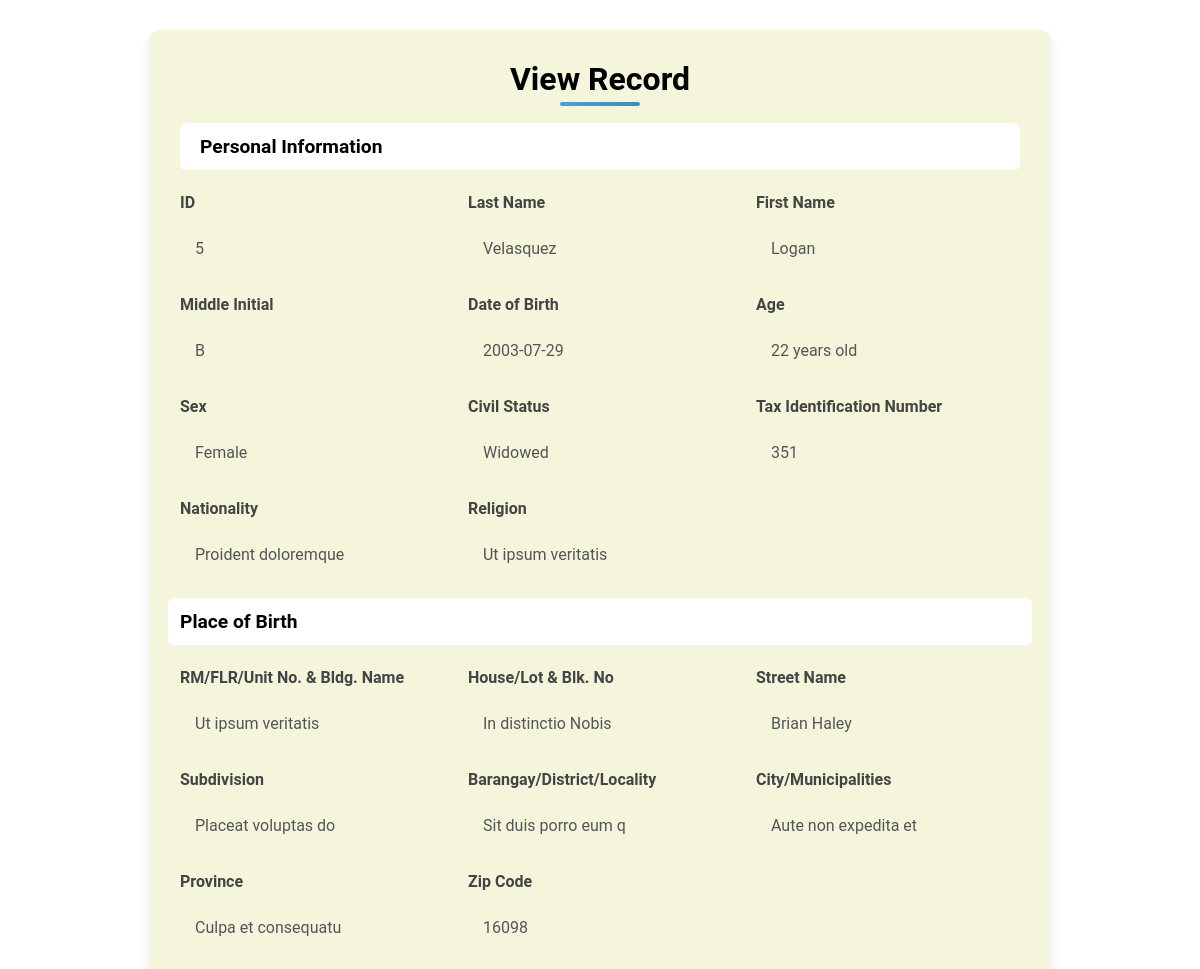
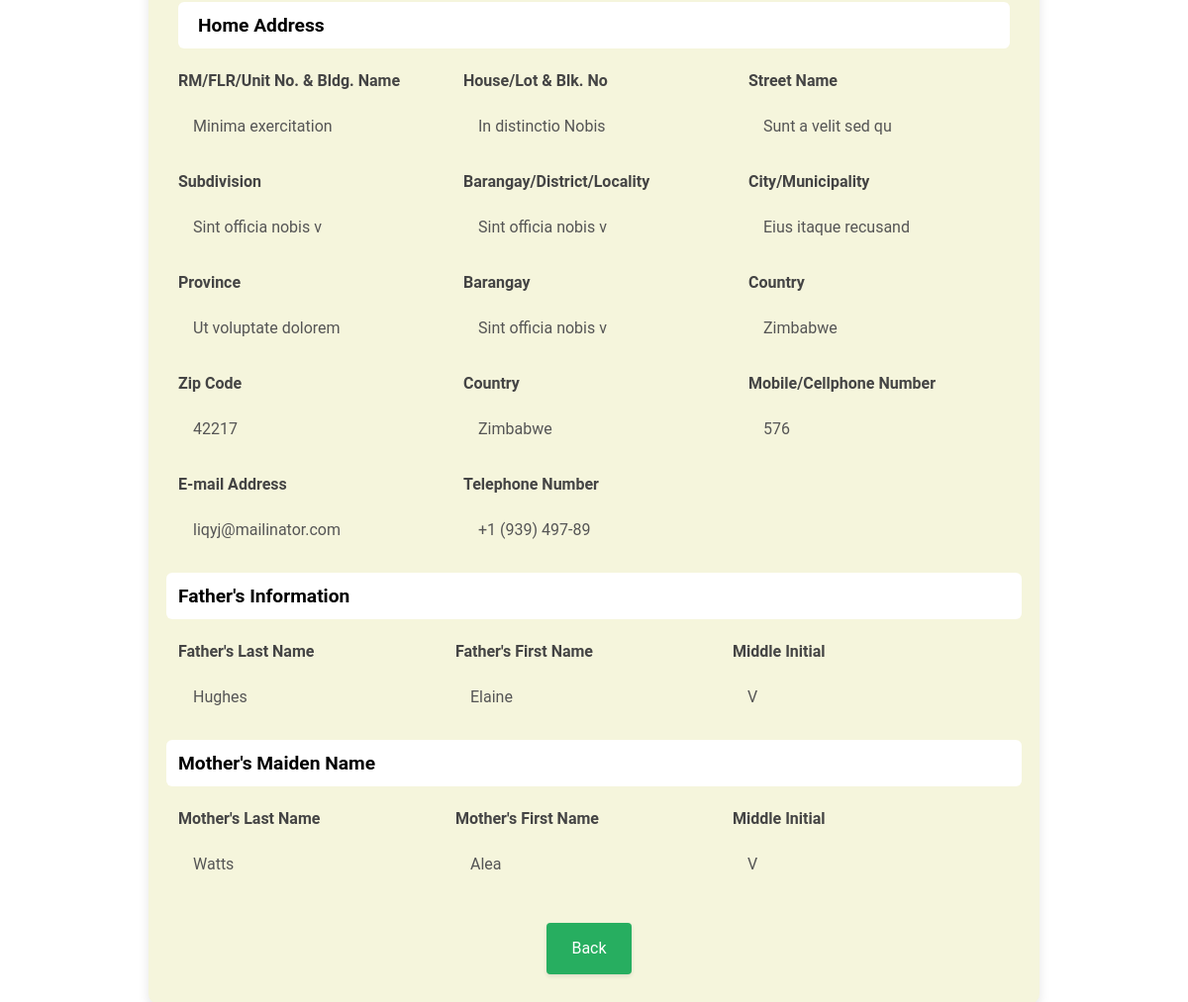
/viewing.php?id=5, run on the app's committed database (2 pictures, top to bottom).
### tables this page shows
CREATE TABLE `tbl_personal` (
  `id` int(11) NOT NULL,
  `last_name` varchar(50) NOT NULL,
  `first_name` varchar(50) NOT NULL,
  `middle_initial` char(1) DEFAULT NULL,
  `date_of_birth` date NOT NULL,
  `sex` varchar(10) NOT NULL,
  `civil_status` varchar(20) NOT NULL,
  `civil_other` varchar(50) DEFAULT NULL,
  `tax_identification_number` varchar(50) DEFAULT NULL,
  `nationality` varchar(50) DEFAULT NULL,
  `religion` varchar(50) DEFAULT NULL,
  `Bldg_Name` varchar(100) DEFAULT NULL,
  `House_Lot_Bl_No` varchar(100) DEFAULT NULL,
  `Street_name` varchar(100) DEFAULT NULL,
  `subdivision` varchar(100) DEFAULT NULL,
  `barangay` varchar(100) DEFAULT NULL,
  `city` varchar(100) DEFAULT NULL,
  `province` varchar(100) DEFAULT NULL,
  `zip` varchar(10) DEFAULT NULL,
  `RM_FLR_Unit_No` varchar(100) DEFAULT NULL,
  `house_no` varchar(100) DEFAULT NULL,
  `house_street` varchar(100) DEFAULT NULL,
  `house_subdivision` varchar(100) DEFAULT NULL,
  `house_barangay` varchar(100) DEFAULT NULL,
  `house_city` varchar(100) DEFAULT NULL,
  `house_province` varchar(100) DEFAULT NULL,
  `country` varchar(100) DEFAULT NULL,
  `house_zip_code` varchar(10) DEFAULT NULL,
  `mobile_number` varchar(15) DEFAULT NULL,
  `email` varchar(100) DEFAULT NULL,
  `telephone_number` varchar(15) DEFAULT NULL,
  `Father_last_name` varchar(50) DEFAULT NULL,
  `Father_first_name` varchar(50) DEFAULT NULL,
  `Father_middle_initial` char(1) DEFAULT NULL,
  `Mother_last_name` varchar(50) DEFAULT NULL,
  `Mother_first_name` varchar(50) DEFAULT NULL,
  `Mother_middle_initial` char(1) DEFAULT NULL
);

### viewing.php (the view, shortened to what this page needs)
<?php
    include "db.php";
    $id = intval($_GET['id']);
    $sql = "SELECT * FROM tbl_personal WHERE id = $id";
    $result = $conn->query($sql);
    $row = $result->fetch_assoc();
?>
<!DOCTYPE html>
<html lang="en">
<head>
    <link rel="stylesheet" href="https://cdn.jsdelivr.net/npm/bootstrap@5.3.3/dist/css/bootstrap.min.css">
</head>
<body>
    <div class="container">
    <h1 style="color: black; text-align: center;">View Record</h1>
        <h3>Personal Information</h3>
        <div class="row">
            <div class="col-md-4 form-group">
                <span class="form-label">ID</span>
                <span class="form-value"><?= $row['id']; ?></span>
            </div>
            <div class="col-md-4 form-group">
                <span class="form-label">Last Name</span>
                <span class="form-value"><?= $row['last_name']; ?></span>
            </div>
            <div class="col-md-4 form-group">
                <span class="form-label">First Name</span>
                <span class="form-value"><?= $row['first_name']; ?></span>
            </div>
            <div class="col-md-4 form-group">
                <span class="form-label">Middle Initial</span>
                <span class="form-value"><?= $row['middle_initial']; ?></span>
            </div>
                    <div class="col-md-4 form-group">
            <span class="form-label">Date of Birth</span>
            <span class="form-value"><?= $row['date_of_birth']; ?></span>
        </div>
        <div class="col-md-4 form-group">
            <span class="form-label">Age</span>
            <span class="form-value">
                <?php
                    $dob = new DateTime($row['date_of_birth']);
                    $today = new DateTime();
                    $age = $today->diff($dob)->y;
                    echo $age . " years old";
                ?>
            </span>
        </div>
            <div class="col-md-4 form-group">
                <span class="form-label">Sex</span>
                <span class="form-value"><?= $row['sex']; ?></span>
            </div>
            <div class="col-md-4 form-group">
                <span class="form-label">Civil Status</span>
                <span class="form-value"><?= $row['civil_status']; ?></span>
            </div>
            <div class="col-md-4 form-group">
                <span class="form-label">Tax Identification Number</span>
                <span class="form-value"><?= $row['tax_identification_number']; ?></span>
            </div>
            <div class="col-md-4 form-group">
                <span class="form-label">Nationality</span>
                <span class="form-value"><?= $row['nationality']; ?></span>
            </div>
            <div class="col-md-4 form-group">
                <span class="form-label">Religion</span>
                <span class="form-value"><?= $row['religion']; ?></span>
            </div>
            <h3>Place of Birth</h3>
            <div class="col-md-4 form-group">
                <span class="form-label">RM/FLR/Unit No. & Bldg. Name</span>
                <span class="form-value"><?= $row['Bldg_Name']; ?></span>
            </div>
            <div class="col-md-4 form-group">
                <span class="form-label">House/Lot & Blk. No</span>
                <span class="form-value"><?= $row['House_Lot_Bl_No']; ?></span>
            </div>
            <div class="col-md-4 form-group">
                <span class="form-label">Street Name</span>
                <span class="form-value"><?= $row['Street_name']; ?></span>
            </div>
            <div class="col-md-4 form-group">
                <span class="form-label">Subdivision</span>
                <span class="form-value"><?= $row['subdivision']; ?></span>
            </div>
            <div class="col-md-4 form-group">
                <span class="form-label">Barangay/District/Locality</span>
                <span class="form-value"><?= $row['city']; ?></span>
            </div>
            <div class="col-md-4 form-group">
                <span class="form-label">City/Municipalities</span>
                <span class="form-value"><?= $row['barangay']; ?></span>
            </div>
            <div class="col-md-4 form-group">
                <span class="form-label">Province</span>
                <span class="form-value"><?= $row['province']; ?></span>
            </div>
            <div class="col-md-4 form-group">
                <span class="form-label">Zip Code</span>
                <span class="form-value"><?= $row['zip']; ?></span>
            </div>
        </div>
        <h3>Home Address</h3>
        <div class="row">
        <div class="col-md-4 form-group">
                <span class="form-label">RM/FLR/Unit No. & Bldg. Name</span>
                <span class="form-value"><?= $row['RM_FLR_Unit_No']; ?></span>
            </div>
            <div class="col-md-4 form-group">
                <span class="form-label">House/Lot & Blk. No</span>
                <span class="form-value"><?= $row['house_no']; ?></span>
            </div>
            <div class="col-md-4 form-group">
                <span class="form-label">Street Name</span>
                <span class="form-value"><?= $row['house_street']; ?></span>
            </div>
            <div class="col-md-4 form-group">
                <span class="form-label">Subdivision</span>
                <span class="form-value"><?= $row['house_subdivision']; ?></span>
            </div>
            <div class="col-md-4 form-group">
                <span class="form-label">Barangay/District/Locality</span>
                <span class="form-value"><?= $row['house_barangay']; ?></span>
            </div>
            <div class="col-md-4 form-group">
                <span class="form-label">City/Municipality</span>
                <span class="form-value"><?= $row['house_city']; ?></span>
            </div>
            <div class="col-md-4 form-group">
                <span class="form-label">Province</span>
                <span class="form-value"><?= $row['house_province']; ?></span>
            </div>
            <div class="col-md-4 form-group">
                <span class="form-label">Barangay</span>
                <span class="form-value"><?= $row['house_barangay']; ?></span>
            </div>
            <div class="col-md-4 form-group">
                <span class="form-label">Country</span>
                <span class="form-value"><?= $row['country']; ?></span>
            </div>
            <div class="col-md-4 form-group">
                <span class="form-label">Zip Code</span>
                <span class="form-value"><?= $row['house_zip_code']; ?></span>
            </div>
            <div class="col-md-4 form-group">
                <span class="form-label">Country</span>
                <span class="form-value"><?= $row['country']; ?></span>
            </div>
            <div class="col-md-4 form-group">
                <span class="form-label">Mobile/Cellphone Number</span>
                <span class="form-value"><?= $row['mobile_number']; ?></span>
            </div>
            <div class="col-md-4 form-group">
                <span class="form-label">E-mail Address</span>
                <span class="form-value"><?= $row['email']; ?></span>
            </div>
            <div class="col-md-4 form-group">
                <span class="form-label">Telephone Number</span>
                <span class="form-value"><?= $row['telephone_number']; ?></span>
            </div>
        <h3>Father's Information</h3>
        <div class="row">
            <div class="col-md-4 form-group">
                <span class="form-label">Father's Last Name</span>
                <span class="form-value"><?= $row['Father_last_name']; ?></span>
            </div>
            <div class="col-md-4 form-group">
                <span class="form-label">Father's First Name</span>
                <span class="form-value"><?= $row['Father_first_name']; ?></span>
            </div>
            <div class="col-md-4 form-group">
                <span class="form-label"> Middle Initial</span>
                <span class="form-value"><?= $row['Father_middle_initial']; ?></span>
            </div>
        </div>
        <h3>Mother's Maiden Name</h3>
        <div class="row">
            <div class="col-md-4 form-group">
                <span class="form-label">Mother's Last Name</span>
                <span class="form-value"><?= $row['Mother_last_name']; ?></span>
            </div>
            <div class="col-md-4 form-group">
                <span class="form-label">Mother's First Name</span>
                <span class="form-value"><?= $row['Mother_first_name']; ?></span>
            </div>
            <div class="col-md-4 form-group">
                <span class="form-label">Middle Initial</span>
                <span class="form-value"><?= $row['Mother_middle_initial']; ?></span>
            </div>
        </div>
        <div class="text-center mt-3">
            <a href="summary_data.php" class="btn btn-secondary">Back</a>
        </div>
    </div>
</body>
</html>

### viewing.php (style rules this page uses)
body { background-color:rgb(255, 255, 255); font-family: 'Roboto', sans-serif; line-height: 1.6; color: #333; }
.container { margin: 30px auto; padding: 30px; background-color: #F5F5DC; border-radius: 10px; box-shadow: 0 6px 12px rgba(0, 0, 0, 0.1); max-width:900px; }
h1 { text-align: center; margin-bottom: 25px; position: relative; font-size: 2rem; font-weight: 600; color: #333; }
h1::after { content: ""; position: absolute; left: 50%; transform: translateX(-50%); bottom: -8px; width: 80px; height: 4px; background: linear-gradient(to right, #3498db, #2980b9); border-radius: 2px; opacity: 0.9; }
h3 { background:rgb(255, 255, 255); color:black; padding: 12px 20px; border-radius: 6px; margin-bottom: 20px; font-size: 1.2rem; font-weight: bold; }
.form-group { margin-bottom: 20px; }
.form-label { font-weight: 600; display: block; margin-bottom: 10px; color: #444; }
.form-value { display: block; padding: 12px 15px; border-radius: 6px; font-weight: normal; color: #555; line-height: 1.4; }
.btn { background-color: #27ae60; color: white; padding: 14px 25px; border: none; border-radius: 4px; cursor: pointer; font-size: 16px; transition: background-color 0.3s ease, box-shadow 0.3s ease; margin-right: 10px; box-shadow: 0 2px 4px rgba(0, 0, 0, 0.1); }

### data on the page
tbl_personal: id "5", last_name "Velasquez", first_name "Logan", middle_initial "B", date_of_birth "2003-07-29", sex "Female", civil_status "Widowed", tax_identification_number "351", nationality "Proident doloremque", religion "Ut ipsum veritatis", Bldg_Name "Ut ipsum veritatis", House_Lot_Bl_No "In distinctio Nobis", Street_name "Brian Haley", subdivision "Placeat voluptas do", city "Sit duis porro eum q", barangay "Aute non expedita et", province "Culpa et consequatu", zip "16098", RM_FLR_Unit_No "Minima exercitation", house_no "In distinctio Nobis", house_street "Sunt a velit sed qu", house_subdivision "Sint officia nobis v", house_barangay "Sint officia nobis v", house_city "Eius itaque recusand", house_province "Ut voluptate dolorem", country "Zimbabwe", house_zip_code "42217", mobile_number "576", email "liqyj@mailinator.com", telephone_number "+1 (939) 497-89", Father_last_name "Hughes", Father_first_name "Elaine", Father_middle_initial "V", Mother_last_name "Watts", Mother_first_name "Alea", Mother_middle_initial "V"
